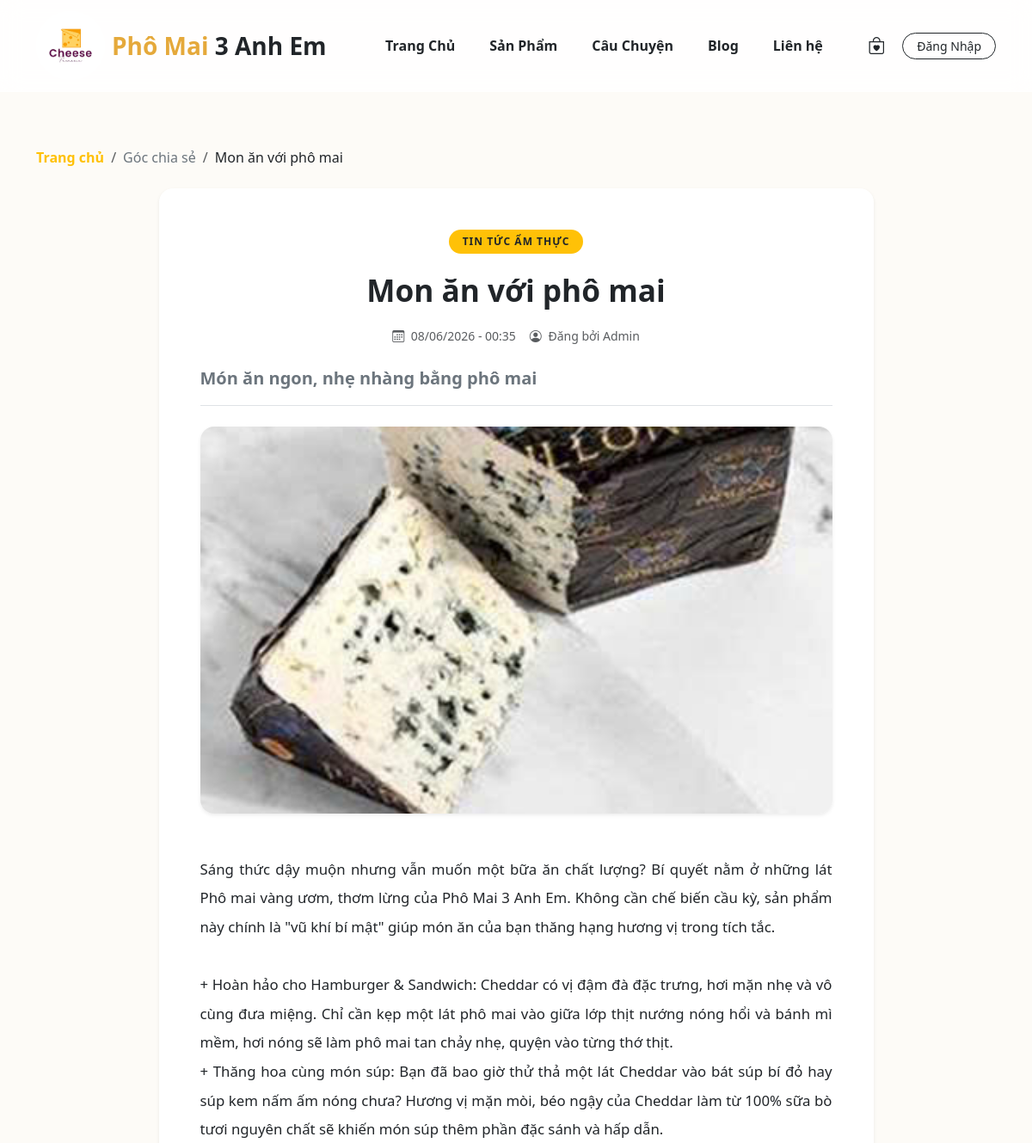
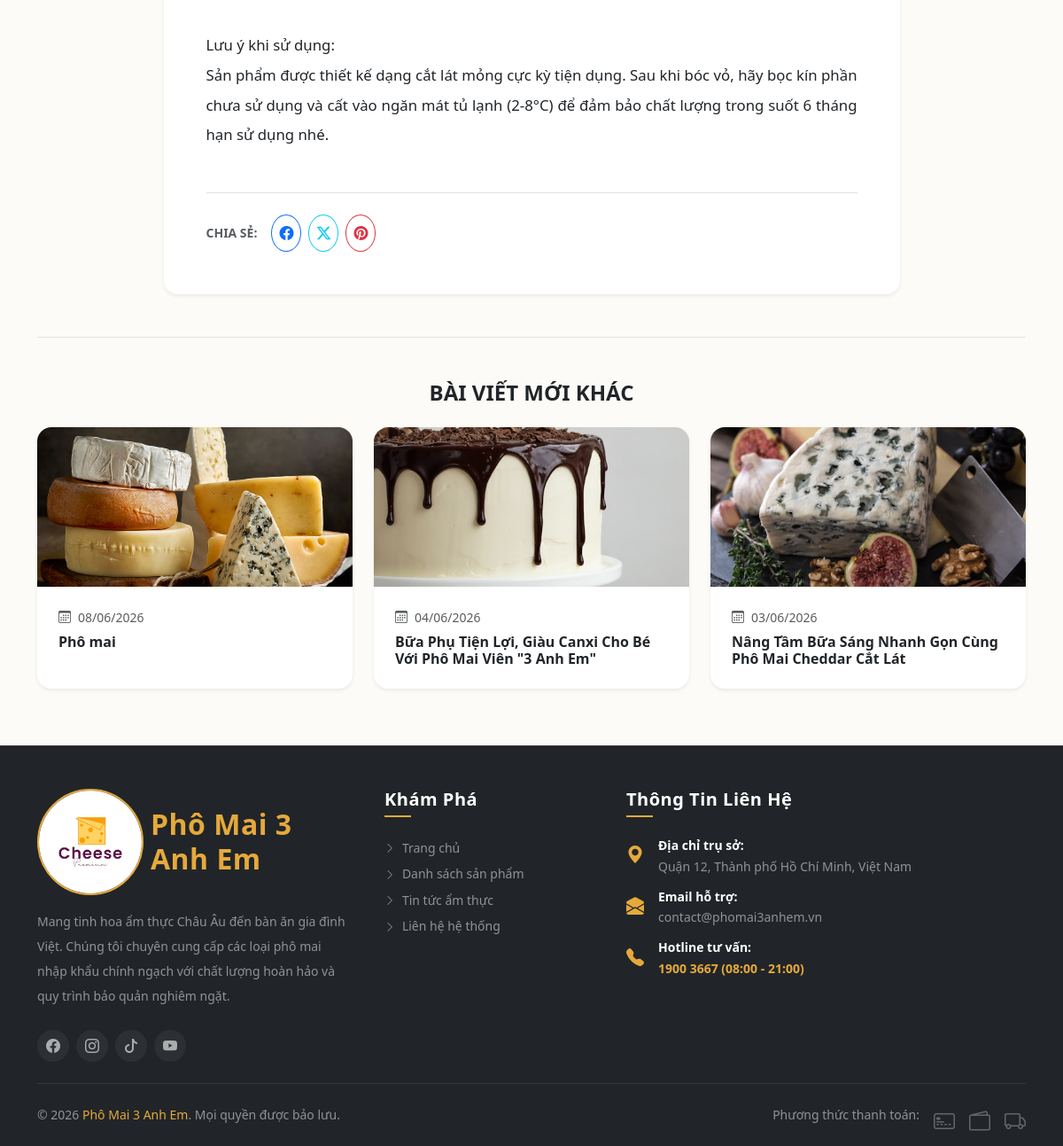
/chitietblog.php?id=7, run on the app's committed database (2 pictures, top to bottom).
### tables this page shows
CREATE TABLE `posts` (
  `id` int(11) NOT NULL,
  `title` varchar(255) NOT NULL,
  `slug` varchar(255) NOT NULL,
  `image` varchar(255) DEFAULT 'default-post.jpg',
  `summary` varchar(500) DEFAULT NULL,
  `content` text NOT NULL,
  `is_featured` tinyint(1) NOT NULL DEFAULT 0,
  `created_at` timestamp NOT NULL DEFAULT current_timestamp()
);

### chitietblog.php (the view, shortened to what this page needs)
<?php
include_once 'config/db.php';
include_once 'includes/header.php';
$id = isset($_GET['id']) ? (int)$_GET['id'] : 0;
$post = null;
if ($id > 0) {
    $stmt = $pdo->prepare("SELECT * FROM posts WHERE id = :id");
    $stmt->execute(['id' => $id]);
    $post = $stmt->fetch();
}
$stmt_related = $pdo->prepare("SELECT id, title, image, created_at FROM posts WHERE id != :id ORDER BY id DESC LIMIT 3");
$stmt_related->execute(['id' => $id]);
$related_posts = $stmt_related->fetchAll();
$cover_img = (!empty($post['image']) && file_exists('assets/img/'.$post['image']) && $post['image'] != 'default-post.jpg')
             ? 'assets/img/'.$post['image']
             : 'https://images.unsplash.com/photo-1532634922-8fe0b757fb13?q=80&w=1200';
?>
<div class="container my-5 py-3">
    <?php if ($post): ?>
        <nav aria-label="breadcrumb" class="mb-4" data-aos="fade-down">
            <ol class="breadcrumb small">
                <li class="breadcrumb-item"><a href="index.php" class="text-decoration-none text-warning fw-bold">Trang chủ</a></li>
                <li class="breadcrumb-item"><a href="#" class="text-decoration-none text-secondary">Góc chia sẻ</a></li>
                <li class="breadcrumb-item active text-dark" aria-current="page"><?php echo htmlspecialchars($post['title']); ?></li>
            </ol>
        </nav>
        <div class="row justify-content-center">
            <div class="col-lg-9" data-aos="fade-up">
                <div class="glass-card p-4 p-md-5 bg-white border-0 shadow-sm rounded-4">
                    <div class="text-center mb-4">
                        <span class="badge bg-warning text-dark text-uppercase fw-bold px-3 py-2 rounded-pill mb-3" style="font-size: 0.75rem; letter-spacing: 1px;">Tin tức Ẩm thực</span>
                        <h1 class="fw-bold text-dark mb-3 lh-base" style="font-size: 2.2rem;">
                            <?php echo htmlspecialchars($post['title']); ?>
                        </h1>
                        <div class="text-muted small d-flex align-items-center justify-content-center gap-3">
                            <span><i class="bi bi-calendar3 me-1"></i> <?php echo date('d/m/Y - H:i', strtotime($post['created_at'])); ?></span>
                            <span><i class="bi bi-person-circle me-1"></i> Đăng bởi Admin</span>
                        </div>
                    </div>
                    <div class="lead fw-semibold text-secondary mb-4 pb-3 border-bottom text-justify">
                        <?php echo htmlspecialchars($post['summary']); ?>
                    </div>
                    <div class="mb-5 rounded-4 overflow-hidden shadow-sm">
                        <img src="<?php echo $cover_img; ?>" class="img-fluid w-100" style="max-height: 450px; object-fit: cover;" alt="<?php echo htmlspecialchars($post['title']); ?>">
                    </div>
                    <div class="post-content text-dark lh-lg text-justify" style="font-size: 1.05rem;">
                        <?php echo nl2br(htmlspecialchars($post['content'])); ?>
                    </div>
                    <div class="d-flex align-items-center gap-2 mt-5 pt-4 border-top">
                        <span class="fw-bold small text-muted text-uppercase me-2">Chia sẻ:</span>
                        <button class="btn btn-sm btn-outline-primary rounded-circle p-2" title="Facebook"><i class="bi bi-facebook fs-6"></i></button>
                        <button class="btn btn-sm btn-outline-info rounded-circle p-2" title="Twitter"><i class="bi bi-twitter-x fs-6"></i></button>
                        <button class="btn btn-sm btn-outline-danger rounded-circle p-2" title="Pinterest"><i class="bi bi-pinterest fs-6"></i></button>
                    </div>
                </div>
            </div>
        </div>
        <?php if (count($related_posts) > 0): ?>
        <div class="mt-5 pt-5 border-top">
            <h4 class="fw-bold text-dark mb-4 text-center">BÀI VIẾT MỚI KHÁC</h4>
            <div class="row g-4 justify-content-center">
                <?php foreach($related_posts as $related): ?>
                    <div class="col-md-4" data-aos="fade-up">
                        <div class="card h-100 border-0 shadow-sm rounded-4 overflow-hidden bg-white product-card-hover">
                            <div style="height: 180px; overflow:hidden;">
                                <?php
                                $rel_img = (!empty($related['image']) && file_exists('assets/img/'.$related['image']) && $related['image'] != 'default-post.jpg')
                                            ? 'assets/img/'.$related['image']
                                            : 'https://images.unsplash.com/photo-1532634922-8fe0b757fb13?q=80&w=500';
                                ?>
                                <a href="chitietblog.php?id=<?php echo $related['id']; ?>">
                                    <img src="<?php echo $rel_img; ?>" class="w-100 h-100" style="object-fit: cover;" alt="<?php echo htmlspecialchars($related['title']); ?>">
                                </a>
                            </div>
                            <div class="card-body p-4">
                                <small class="text-muted d-block mb-2"><i class="bi bi-calendar3 me-2"></i><?php echo date('d/m/Y', strtotime($related['created_at'])); ?></small>
                                <h6 class="fw-bold text-dark mb-0 text-truncate-2">
                                    <a href="chitietblog.php?id=<?php echo $related['id']; ?>" class="text-decoration-none text-dark hover-gold">
                                        <?php echo htmlspecialchars($related['title']); ?>
                                    </a>
                                </h6>
                            </div>
                        </div>
                    </div>
                <?php endforeach; ?>
            </div>
        </div>
        <?php endif; ?>
    <?php endif; ?>
</div>
<?php include_once 'includes/footer.php'; ?>

### assets/css/style.css (style rules this page uses)
:root { --primary-gold: #E5A93B; --bg-cream: #FDFBF7; --text-charcoal: #2C2C2C; --glass-bg: rgba(255, 255, 255, 0.8); --glass-border: rgba(255, 255, 255, 0.4); --glass-blur: blur(12px); }
body { background-color: var(--bg-cream); color: var(--text-charcoal); font-family: 'Segoe UI', Tahoma, Geneva, Verdana, sans-serif; overflow-x: hidden; }
.glass-card { background: var(--glass-bg); backdrop-filter: var(--glass-blur); -webkit-backdrop-filter: var(--glass-blur); border: 1px solid var(--glass-border); border-radius: 16px; box-shadow: 0 8px 32px 0 rgba(0, 0, 0, 0.04); }
.product-card-hover { transition: transform 0.4s cubic-bezier(0.165, 0.84, 0.44, 1), box-shadow 0.4s ease; }
.glass-card { background: rgba(255, 255, 255, 0.88); backdrop-filter: blur(12px); -webkit-backdrop-filter: blur(12px); border: 1px solid rgba(255, 255, 255, 0.45); border-radius: 20px; box-shadow: 0 8px 32px rgba(0, 0, 0, 0.08); }
.glass-card { background: rgba(255, 255, 255, 0.85); backdrop-filter: blur(12px); -webkit-backdrop-filter: blur(12px); border: 1px solid rgba(255, 255, 255, 0.4); border-radius: 16px; box-shadow: 0 8px 32px rgba(0, 0, 0, 0.08); }

### chitietblog.php (style rules this page uses)
.text-justify { text-align: justify; }
.product-card-hover img { transition: transform 0.4s ease; }

### data on the page
posts: title "Mon ăn với phô mai", created_at "08/06/2026 - 00:35", summary "Món ăn ngon, nhẹ nhàng bằng phô mai", image (picture), content "Sáng thức dậy muộn nhưng vẫn muốn một bữa ăn chất lượng? Bí quyết nằm ở những lát Phô mai vàng ươm, thơm lừng của Phô Mai 3 Anh Em. Không cần chế biến cầu kỳ, sản phẩm này chính là \"vũ khí bí mật\" giúp món ăn của bạn thăng hạng hương vị trong tích tắc. + Hoàn hảo cho Hamburger & Sandwich: Cheddar có vị đậm đà đặc trưng, hơi mặn nhẹ và vô cùng đưa miệng. Chỉ cần kẹp một lát phô mai vào giữa lớp thịt nướng nóng hổi và bánh mì mềm, hơi nóng sẽ làm phô mai tan chảy nhẹ, quyện vào từng thớ thịt. + Thăng hoa cùng món súp: Bạn đã bao giờ thử thả một lát Cheddar vào bát súp bí đỏ hay súp kem nấm ấm nóng chưa? Hương vị mặn mòi, béo ngậy của Cheddar làm từ 100% sữa bò tươi nguyên chất sẽ khiến món…"
posts: image (picture), created_at "08/06/2026", title "Phô mai"
posts: image (picture), created_at "04/06/2026", title "Bữa Phụ Tiện Lợi, Giàu Canxi Cho Bé Với Phô Mai Viên \"3 Anh Em\""
posts: image (picture), created_at "03/06/2026", title "Nâng Tầm Bữa Sáng Nhanh Gọn Cùng Phô Mai Cheddar Cắt Lát"
